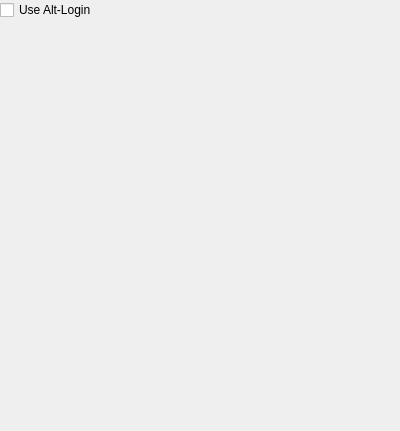
<?xml version="1.0" encoding="UTF-8"?>
<ui version="4.0">
 <class>SkypeWebAdvancedOptionsWidget</class>
 <widget class="QWidget" name="SkypeWebAdvancedOptionsWidget">
  <property name="geometry">
   <rect>
    <x>0</x>
    <y>0</y>
    <width>400</width>
    <height>431</height>
   </rect>
  </property>
  <property name="windowTitle">
   <string>Connection Settings</string>
  </property>
  <widget class="QWidget" name="layoutWidget">
   <property name="geometry">
    <rect>
     <x>0</x>
     <y>0</y>
     <width>436</width>
     <height>161</height>
    </rect>
   </property>
   <layout class="QFormLayout" name="formLayout">
    <property name="sizeConstraint">
     <enum>QLayout::SetMinimumSize</enum>
    </property>
    <property name="fieldGrowthPolicy">
     <enum>QFormLayout::AllNonFixedFieldsGrow</enum>
    </property>
    <item row="0" column="0" colspan="2">
     <widget class="QCheckBox" name="useAltLogin">
      <property name="text">
       <string>Use Alt-Login</string>
      </property>
     </widget>
    </item>
   </layout>
  </widget>
 </widget>
 <resources/>
 <connections/>
</ui>
